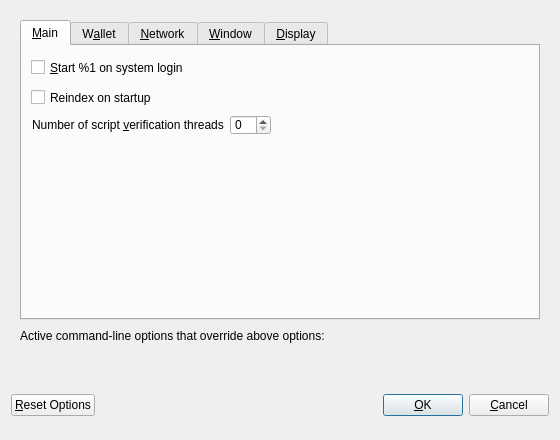
<?xml version="1.0" encoding="UTF-8"?>
<ui version="4.0">
 <class>OptionsDialog</class>
 <widget class="QDialog" name="OptionsDialog">
  <property name="geometry">
   <rect>
    <x>0</x>
    <y>0</y>
    <width>560</width>
    <height>440</height>
   </rect>
  </property>
  <property name="windowTitle">
   <string>Options</string>
  </property>
  <property name="modal">
   <bool>true</bool>
  </property>
  <layout class="QVBoxLayout" name="verticalLayout">
   <item>
    <widget class="QFrame" name="frame">
     <layout class="QVBoxLayout" name="verticalLayout_Bottom">
      <item>
       <widget class="QTabWidget" name="tabWidget">
        <property name="minimumSize">
         <size>
          <width>0</width>
          <height>20</height>
         </size>
        </property>
        <property name="currentIndex">
         <number>0</number>
        </property>
        <widget class="QWidget" name="tabMain">
         <attribute name="title">
          <string>&amp;Main</string>
         </attribute>
         <widget class="QCheckBox" name="bitcoinAtStartup">
          <property name="geometry">
           <rect>
            <x>9</x>
            <y>10</y>
            <width>194</width>
            <height>23</height>
           </rect>
          </property>
          <property name="toolTip">
           <string>Automatically start %1 after logging in to the system.</string>
          </property>
          <property name="text">
           <string>&amp;Start %1 on system login</string>
          </property>
         </widget>
         <widget class="QCheckBox" name="reindexOnStartup">
          <property name="geometry">
           <rect>
            <x>9</x>
            <y>40</y>
            <width>155</width>
            <height>23</height>
           </rect>
          </property>
          <property name="toolTip">
           <string>&lt;html&gt;&lt;head/&gt;&lt;body&gt;&lt;p&gt;Automatically initiate a, one time only, full database reindex on the next startup.&lt;/p&gt;&lt;/body&gt;&lt;/html&gt;</string>
          </property>
          <property name="text">
           <string>Reindex on startup</string>
          </property>
         </widget>
         <widget class="QWidget" name="horizontalLayoutWidget">
          <property name="geometry">
           <rect>
            <x>10</x>
            <y>69</y>
            <width>431</width>
            <height>28</height>
           </rect>
          </property>
          <layout class="QHBoxLayout" name="horizontalLayout">
           <property name="sizeConstraint">
            <enum>QLayout::SetFixedSize</enum>
           </property>
           <item>
            <widget class="QLabel" name="threadsScriptVerifLabel">
             <property name="sizePolicy">
              <sizepolicy hsizetype="Preferred" vsizetype="Preferred">
               <horstretch>0</horstretch>
               <verstretch>0</verstretch>
              </sizepolicy>
             </property>
             <property name="text">
              <string>Number of script &amp;verification threads</string>
             </property>
             <property name="textFormat">
              <enum>Qt::PlainText</enum>
             </property>
             <property name="buddy">
              <cstring>threadsScriptVerif</cstring>
             </property>
            </widget>
           </item>
           <item>
            <widget class="QSpinBox" name="threadsScriptVerif">
             <property name="sizePolicy">
              <sizepolicy hsizetype="Preferred" vsizetype="Ignored">
               <horstretch>0</horstretch>
               <verstretch>0</verstretch>
              </sizepolicy>
             </property>
             <property name="minimumSize">
              <size>
               <width>0</width>
               <height>10</height>
              </size>
             </property>
             <property name="maximumSize">
              <size>
               <width>16777215</width>
               <height>30</height>
              </size>
             </property>
             <property name="toolTip">
              <string>(0 = auto, &lt;0 = leave that many cores free)</string>
             </property>
            </widget>
           </item>
           <item>
            <spacer name="horizontalSpacer">
             <property name="orientation">
              <enum>Qt::Horizontal</enum>
             </property>
             <property name="sizeHint" stdset="0">
              <size>
               <width>40</width>
               <height>20</height>
              </size>
             </property>
            </spacer>
           </item>
          </layout>
         </widget>
        </widget>
        <widget class="QWidget" name="tabWallet">
         <attribute name="title">
          <string>W&amp;allet</string>
         </attribute>
         <layout class="QVBoxLayout" name="verticalLayout_Wallet">
          <item>
           <widget class="QGroupBox" name="groupBox">
            <property name="minimumSize">
             <size>
              <width>0</width>
              <height>120</height>
             </size>
            </property>
            <property name="title">
             <string>Expert</string>
            </property>
            <widget class="QCheckBox" name="coinControlFeatures">
             <property name="geometry">
              <rect>
               <x>12</x>
               <y>32</y>
               <width>217</width>
               <height>23</height>
              </rect>
             </property>
             <property name="toolTip">
              <string>Whether to show coin control features or not.</string>
             </property>
             <property name="text">
              <string>Enable coin &amp;control features</string>
             </property>
            </widget>
            <widget class="QCheckBox" name="spendZeroConfChange">
             <property name="geometry">
              <rect>
               <x>12</x>
               <y>88</y>
               <width>211</width>
               <height>23</height>
              </rect>
             </property>
             <property name="toolTip">
              <string>If you disable the spending of unconfirmed change, the change from a transaction cannot be used until that transaction has at least one confirmation. This also affects how your balance is computed.</string>
             </property>
             <property name="text">
              <string>&amp;Spend unconfirmed change</string>
             </property>
            </widget>
            <widget class="QCheckBox" name="instantTransactions">
             <property name="geometry">
              <rect>
               <x>12</x>
               <y>60</y>
               <width>201</width>
               <height>21</height>
              </rect>
             </property>
             <property name="toolTip">
              <string>&lt;html&gt;&lt;head/&gt;&lt;body&gt;&lt;p&gt;When Instant Transactions is enabled you can spend unconfirmed transactions immediately.&lt;/p&gt;&lt;/body&gt;&lt;/html&gt;</string>
             </property>
             <property name="text">
              <string>&amp;Instant Transactions</string>
             </property>
            </widget>
            <widget class="QCheckBox" name="autoConsolidation">
             <property name="geometry">
              <rect>
               <x>250</x>
               <y>77</y>
               <width>181</width>
               <height>21</height>
              </rect>
             </property>
             <property name="toolTip">
              <string>&lt;html&gt;&lt;head/&gt;&lt;body&gt;&lt;p&gt;When creating and sending transactions, auto consolidate will, if required, automatically create a chain of transactions which have inputs no greater than the consensus input limit.&lt;/p&gt;&lt;/body&gt;&lt;/html&gt;</string>
             </property>
             <property name="text">
              <string>Auto Consolidate</string>
             </property>
            </widget>
            <widget class="Line" name="line">
             <property name="geometry">
              <rect>
               <x>220</x>
               <y>67</y>
               <width>20</width>
               <height>40</height>
              </rect>
             </property>
             <property name="orientation">
              <enum>Qt::Vertical</enum>
             </property>
            </widget>
            <widget class="Line" name="line_2">
             <property name="geometry">
              <rect>
               <x>230</x>
               <y>80</y>
               <width>21</width>
               <height>16</height>
              </rect>
             </property>
             <property name="orientation">
              <enum>Qt::Horizontal</enum>
             </property>
            </widget>
           </widget>
          </item>
          <item>
           <spacer name="verticalSpacer_Wallet">
            <property name="orientation">
             <enum>Qt::Vertical</enum>
            </property>
            <property name="sizeHint" stdset="0">
             <size>
              <width>20</width>
              <height>40</height>
             </size>
            </property>
           </spacer>
          </item>
         </layout>
        </widget>
        <widget class="QWidget" name="tabNetwork">
         <attribute name="title">
          <string>&amp;Network</string>
         </attribute>
         <layout class="QVBoxLayout" name="verticalLayout_Network">
          <item>
           <widget class="QCheckBox" name="mapPortUpnp">
            <property name="toolTip">
             <string>Automatically open the Pyrrha client port on the router. This only works when your router supports UPnP and it is enabled.</string>
            </property>
            <property name="text">
             <string>Map port using &amp;UPnP</string>
            </property>
           </widget>
          </item>
          <item>
           <widget class="QCheckBox" name="allowIncoming">
            <property name="toolTip">
             <string>Accept connections from outside.</string>
            </property>
            <property name="text">
             <string>Allow incoming connections</string>
            </property>
           </widget>
          </item>
          <item>
           <widget class="QCheckBox" name="connectSocks">
            <property name="toolTip">
             <string>Connect to the Pyrrha network through a SOCKS5 proxy.</string>
            </property>
            <property name="text">
             <string>&amp;Connect through SOCKS5 proxy (default proxy):</string>
            </property>
           </widget>
          </item>
          <item>
           <layout class="QHBoxLayout" name="horizontalLayout_1_Network">
            <item>
             <widget class="QLabel" name="proxyIpLabel">
              <property name="text">
               <string>Proxy &amp;IP:</string>
              </property>
              <property name="textFormat">
               <enum>Qt::PlainText</enum>
              </property>
              <property name="buddy">
               <cstring>proxyIp</cstring>
              </property>
             </widget>
            </item>
            <item>
             <widget class="QValidatedLineEdit" name="proxyIp">
              <property name="minimumSize">
               <size>
                <width>140</width>
                <height>0</height>
               </size>
              </property>
              <property name="maximumSize">
               <size>
                <width>140</width>
                <height>16777215</height>
               </size>
              </property>
              <property name="toolTip">
               <string>IP address of the proxy (e.g. IPv4: 127.0.0.1 / IPv6: ::1)</string>
              </property>
             </widget>
            </item>
            <item>
             <widget class="QLabel" name="proxyPortLabel">
              <property name="text">
               <string>&amp;Port:</string>
              </property>
              <property name="textFormat">
               <enum>Qt::PlainText</enum>
              </property>
              <property name="buddy">
               <cstring>proxyPort</cstring>
              </property>
             </widget>
            </item>
            <item>
             <widget class="QLineEdit" name="proxyPort">
              <property name="minimumSize">
               <size>
                <width>55</width>
                <height>0</height>
               </size>
              </property>
              <property name="maximumSize">
               <size>
                <width>55</width>
                <height>16777215</height>
               </size>
              </property>
              <property name="toolTip">
               <string>Port of the proxy (e.g. 9050)</string>
              </property>
             </widget>
            </item>
            <item>
             <spacer name="horizontalSpacer_1_Network">
              <property name="orientation">
               <enum>Qt::Horizontal</enum>
              </property>
              <property name="sizeHint" stdset="0">
               <size>
                <width>40</width>
                <height>20</height>
               </size>
              </property>
             </spacer>
            </item>
           </layout>
          </item>
          <item>
           <layout class="QHBoxLayout" name="horizontalLayout_2_Network">
            <item>
             <widget class="QLabel" name="proxyActiveNets">
              <property name="text">
               <string>Used for reaching peers via:</string>
              </property>
              <property name="textFormat">
               <enum>Qt::PlainText</enum>
              </property>
             </widget>
            </item>
            <item>
             <widget class="QCheckBox" name="proxyReachIPv4">
              <property name="enabled">
               <bool>false</bool>
              </property>
              <property name="toolTip">
               <string>Shows if the supplied default SOCKS5 proxy is used to reach peers via this network type.</string>
              </property>
              <property name="text">
               <string/>
              </property>
             </widget>
            </item>
            <item>
             <widget class="QLabel" name="proxyReachIPv4Label">
              <property name="text">
               <string>IPv4</string>
              </property>
              <property name="textFormat">
               <enum>Qt::PlainText</enum>
              </property>
             </widget>
            </item>
            <item>
             <widget class="QCheckBox" name="proxyReachIPv6">
              <property name="enabled">
               <bool>false</bool>
              </property>
              <property name="toolTip">
               <string>Shows if the supplied default SOCKS5 proxy is used to reach peers via this network type.</string>
              </property>
              <property name="text">
               <string/>
              </property>
             </widget>
            </item>
            <item>
             <widget class="QLabel" name="proxyReachIPv6Label">
              <property name="text">
               <string>IPv6</string>
              </property>
              <property name="textFormat">
               <enum>Qt::PlainText</enum>
              </property>
             </widget>
            </item>
            <item>
             <widget class="QCheckBox" name="proxyReachTor">
              <property name="enabled">
               <bool>false</bool>
              </property>
              <property name="toolTip">
               <string>Shows if the supplied default SOCKS5 proxy is used to reach peers via this network type.</string>
              </property>
              <property name="text">
               <string/>
              </property>
             </widget>
            </item>
            <item>
             <widget class="QLabel" name="proxyReachTorLabel">
              <property name="text">
               <string>Tor</string>
              </property>
              <property name="textFormat">
               <enum>Qt::PlainText</enum>
              </property>
             </widget>
            </item>
            <item>
             <spacer name="horizontalSpacer_2_Network">
              <property name="orientation">
               <enum>Qt::Horizontal</enum>
              </property>
              <property name="sizeHint" stdset="0">
               <size>
                <width>40</width>
                <height>20</height>
               </size>
              </property>
             </spacer>
            </item>
           </layout>
          </item>
          <item>
           <widget class="QCheckBox" name="connectSocksTor">
            <property name="toolTip">
             <string>Connect to the Pyrrha network through a separate SOCKS5 proxy for Tor hidden services.</string>
            </property>
            <property name="text">
             <string>Use separate SOCKS5 proxy to reach peers via Tor hidden services:</string>
            </property>
           </widget>
          </item>
          <item>
           <layout class="QHBoxLayout" name="horizontalLayout_3_Network">
            <item>
             <widget class="QLabel" name="proxyIpTorLabel">
              <property name="text">
               <string>Proxy &amp;IP:</string>
              </property>
              <property name="textFormat">
               <enum>Qt::PlainText</enum>
              </property>
              <property name="buddy">
               <cstring>proxyIpTor</cstring>
              </property>
             </widget>
            </item>
            <item>
             <widget class="QValidatedLineEdit" name="proxyIpTor">
              <property name="minimumSize">
               <size>
                <width>140</width>
                <height>0</height>
               </size>
              </property>
              <property name="maximumSize">
               <size>
                <width>140</width>
                <height>16777215</height>
               </size>
              </property>
              <property name="toolTip">
               <string>IP address of the proxy (e.g. IPv4: 127.0.0.1 / IPv6: ::1)</string>
              </property>
             </widget>
            </item>
            <item>
             <widget class="QLabel" name="proxyPortTorLabel">
              <property name="text">
               <string>&amp;Port:</string>
              </property>
              <property name="textFormat">
               <enum>Qt::PlainText</enum>
              </property>
              <property name="buddy">
               <cstring>proxyPortTor</cstring>
              </property>
             </widget>
            </item>
            <item>
             <widget class="QLineEdit" name="proxyPortTor">
              <property name="minimumSize">
               <size>
                <width>55</width>
                <height>0</height>
               </size>
              </property>
              <property name="maximumSize">
               <size>
                <width>55</width>
                <height>16777215</height>
               </size>
              </property>
              <property name="toolTip">
               <string>Port of the proxy (e.g. 9050)</string>
              </property>
             </widget>
            </item>
            <item>
             <spacer name="horizontalSpacer_4_Network">
              <property name="orientation">
               <enum>Qt::Horizontal</enum>
              </property>
              <property name="sizeHint" stdset="0">
               <size>
                <width>40</width>
                <height>20</height>
               </size>
              </property>
             </spacer>
            </item>
           </layout>
          </item>
          <item>
           <spacer name="verticalSpacer_Network">
            <property name="orientation">
             <enum>Qt::Vertical</enum>
            </property>
            <property name="sizeHint" stdset="0">
             <size>
              <width>20</width>
              <height>40</height>
             </size>
            </property>
           </spacer>
          </item>
         </layout>
        </widget>
        <widget class="QWidget" name="tabWindow">
         <attribute name="title">
          <string>&amp;Window</string>
         </attribute>
         <layout class="QVBoxLayout" name="verticalLayout_Window">
          <item>
           <widget class="QCheckBox" name="minimizeToTray">
            <property name="toolTip">
             <string>Show only a tray icon after minimizing the window.</string>
            </property>
            <property name="text">
             <string>&amp;Minimize to the tray instead of the taskbar</string>
            </property>
           </widget>
          </item>
          <item>
           <widget class="QCheckBox" name="minimizeOnClose">
            <property name="toolTip">
             <string>Minimize instead of exit the application when the window is closed. When this option is enabled, the application will be closed only after selecting Exit in the menu.</string>
            </property>
            <property name="text">
             <string>M&amp;inimize on close</string>
            </property>
           </widget>
          </item>
          <item>
           <spacer name="verticalSpacer_Window">
            <property name="orientation">
             <enum>Qt::Vertical</enum>
            </property>
            <property name="sizeHint" stdset="0">
             <size>
              <width>20</width>
              <height>40</height>
             </size>
            </property>
           </spacer>
          </item>
         </layout>
        </widget>
        <widget class="QWidget" name="tabDisplay">
         <attribute name="title">
          <string>&amp;Display</string>
         </attribute>
         <layout class="QVBoxLayout" name="verticalLayout_Display">
          <item>
           <layout class="QHBoxLayout" name="horizontalLayout_1_Display">
            <item>
             <widget class="QLabel" name="langLabel">
              <property name="text">
               <string>User Interface &amp;language:</string>
              </property>
              <property name="textFormat">
               <enum>Qt::PlainText</enum>
              </property>
              <property name="buddy">
               <cstring>lang</cstring>
              </property>
             </widget>
            </item>
            <item>
             <widget class="QValueComboBox" name="lang">
              <property name="toolTip">
               <string>The user interface language can be set here. This setting will take effect after restarting %1.</string>
              </property>
             </widget>
            </item>
           </layout>
          </item>
          <item>
           <layout class="QHBoxLayout" name="horizontalLayout_2_Display">
            <item>
             <widget class="QLabel" name="unitLabel">
              <property name="text">
               <string>&amp;Unit to show amounts in:</string>
              </property>
              <property name="textFormat">
               <enum>Qt::PlainText</enum>
              </property>
              <property name="buddy">
               <cstring>unit</cstring>
              </property>
             </widget>
            </item>
            <item>
             <widget class="QValueComboBox" name="unit">
              <property name="toolTip">
               <string>Choose the default subdivision unit to show in the interface and when sending coins.</string>
              </property>
             </widget>
            </item>
           </layout>
          </item>
          <item>
           <layout class="QHBoxLayout" name="horizontalLayout_3_Display">
            <item>
             <widget class="QLabel" name="thirdPartyTxUrlsLabel">
              <property name="toolTip">
               <string>Third party URLs (e.g. a block explorer) that appear in the transactions tab as context menu items. %s in the URL is replaced by transaction hash. Multiple URLs are separated by vertical bar |.</string>
              </property>
              <property name="text">
               <string>Third party transaction URLs</string>
              </property>
              <property name="buddy">
               <cstring>thirdPartyTxUrls</cstring>
              </property>
             </widget>
            </item>
            <item>
             <widget class="QLineEdit" name="thirdPartyTxUrls">
              <property name="toolTip">
               <string>Third party URLs (e.g. a block explorer) that appear in the transactions tab as context menu items. %s in the URL is replaced by transaction hash. Multiple URLs are separated by vertical bar |.</string>
              </property>
             </widget>
            </item>
           </layout>
          </item>
          <item>
           <spacer name="verticalSpacer_Display">
            <property name="orientation">
             <enum>Qt::Vertical</enum>
            </property>
            <property name="sizeHint" stdset="0">
             <size>
              <width>20</width>
              <height>40</height>
             </size>
            </property>
           </spacer>
          </item>
         </layout>
        </widget>
       </widget>
      </item>
      <item>
       <layout class="QHBoxLayout" name="horizontalLayout_Bottom">
        <item>
         <widget class="QLabel" name="overriddenByCommandLineInfoLabel">
          <property name="text">
           <string>Active command-line options that override above options:</string>
          </property>
          <property name="textFormat">
           <enum>Qt::PlainText</enum>
          </property>
         </widget>
        </item>
        <item>
         <spacer name="horizontalSpacer_Bottom">
          <property name="orientation">
           <enum>Qt::Horizontal</enum>
          </property>
          <property name="sizeHint" stdset="0">
           <size>
            <width>40</width>
            <height>20</height>
           </size>
          </property>
         </spacer>
        </item>
       </layout>
      </item>
      <item>
       <widget class="QLabel" name="overriddenByCommandLineLabel">
        <property name="text">
         <string/>
        </property>
        <property name="textFormat">
         <enum>Qt::PlainText</enum>
        </property>
        <property name="wordWrap">
         <bool>true</bool>
        </property>
       </widget>
      </item>
     </layout>
    </widget>
   </item>
   <item>
    <layout class="QHBoxLayout" name="horizontalLayout_Buttons">
     <property name="sizeConstraint">
      <enum>QLayout::SetFixedSize</enum>
     </property>
     <item>
      <widget class="QPushButton" name="resetButton">
       <property name="toolTip">
        <string>Reset all client options to default.</string>
       </property>
       <property name="text">
        <string>&amp;Reset Options</string>
       </property>
       <property name="autoDefault">
        <bool>false</bool>
       </property>
      </widget>
     </item>
     <item>
      <spacer name="horizontalSpacer_1">
       <property name="orientation">
        <enum>Qt::Horizontal</enum>
       </property>
       <property name="sizeHint" stdset="0">
        <size>
         <width>40</width>
         <height>48</height>
        </size>
       </property>
      </spacer>
     </item>
     <item>
      <widget class="QLabel" name="statusLabel">
       <property name="minimumSize">
        <size>
         <width>200</width>
         <height>0</height>
        </size>
       </property>
       <property name="font">
        <font>
         <weight>75</weight>
         <bold>true</bold>
        </font>
       </property>
       <property name="text">
        <string/>
       </property>
       <property name="textFormat">
        <enum>Qt::PlainText</enum>
       </property>
       <property name="wordWrap">
        <bool>true</bool>
       </property>
      </widget>
     </item>
     <item>
      <spacer name="horizontalSpacer_2">
       <property name="orientation">
        <enum>Qt::Horizontal</enum>
       </property>
       <property name="sizeHint" stdset="0">
        <size>
         <width>40</width>
         <height>48</height>
        </size>
       </property>
      </spacer>
     </item>
     <item>
      <widget class="QPushButton" name="okButton">
       <property name="text">
        <string>&amp;OK</string>
       </property>
       <property name="autoDefault">
        <bool>false</bool>
       </property>
       <property name="default">
        <bool>true</bool>
       </property>
      </widget>
     </item>
     <item>
      <widget class="QPushButton" name="cancelButton">
       <property name="text">
        <string>&amp;Cancel</string>
       </property>
       <property name="autoDefault">
        <bool>false</bool>
       </property>
      </widget>
     </item>
    </layout>
   </item>
  </layout>
 </widget>
 <customwidgets>
  <customwidget>
   <class>QValidatedLineEdit</class>
   <extends>QLineEdit</extends>
   <header>qvalidatedlineedit.h</header>
  </customwidget>
  <customwidget>
   <class>QValueComboBox</class>
   <extends>QComboBox</extends>
   <header>qvaluecombobox.h</header>
  </customwidget>
 </customwidgets>
 <resources/>
 <connections/>
</ui>
